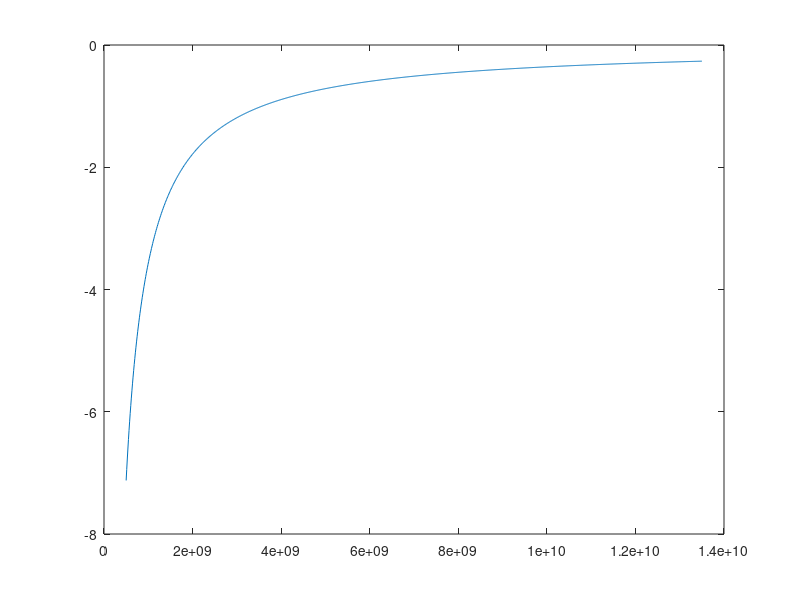
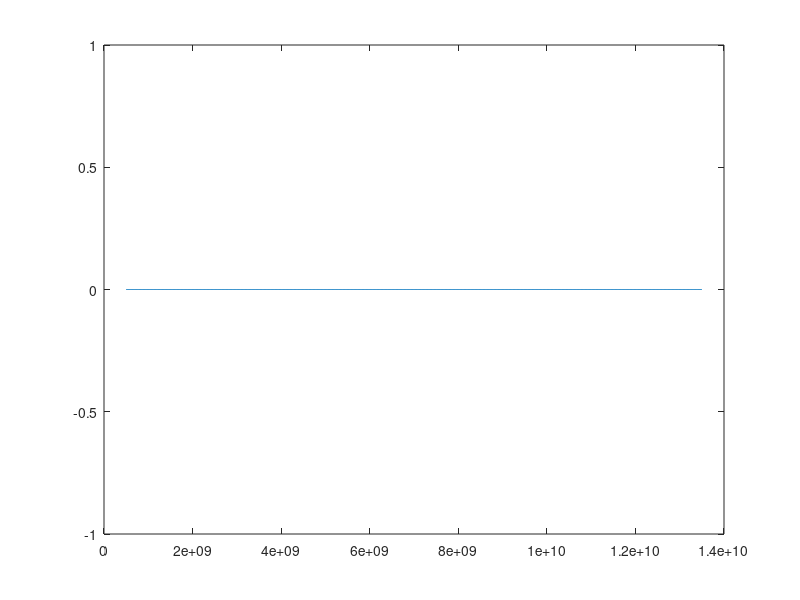

Reproduce these figures in MATLAB, in order.
close all;
clear all;
clc; 


freqspace=1000; 

freqs=linspace(0.5,13.5,freqspace)*10^9; 

k=zeros(1,freqspace); 
mu=zeros(1,freqspace); 

for n=1:1:freqspace

    freq=freqs(1,n); 
    
    dH=17; %resonance width
    losstan=0.0002; 
    gamma=2.8*10^6;
        
    Hs=1275;
    H0=0; 
           
    omega0=2*pi*gamma*H0;
    omegam=2*pi*gamma*Hs;
    omega0=omega0+i*(2*pi*gamma*dH)/2; 
        
    mu(1,n)=1+omega0*omegam/(omega0^2-(freq*2*pi)^2);
    k(1,n)=(freq*2*pi)*omegam/(omega0^2-(freq*2*pi)^2); 
    
end

figure;
plot(freqs,real(k)); 


figure;
plot(freqs,imag(k)); 